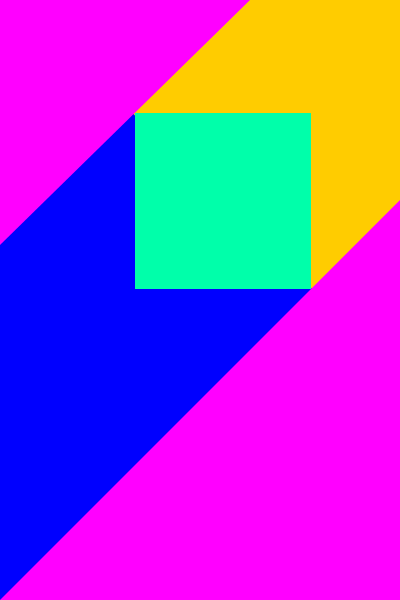
Frame 1 (no input)
Frame 60 (no input): identical to frame 1, image omitted
Frame 120 (the mouse pressed at the canvas centre since frame 60): identical to frame 1, image omitted

The p5.js sketch that drew this single still picture (run headless with seeded random() and noise() and a simulated clock; from frame 60 on, the mouse is pressed at the canvas centre):

// p5.js sketch
// ── sketch.js
function setup() {
 createCanvas(400, 600);}

function draw() {
  background(color(0, 0, 255));
  
    var c = color(255, 204, 0);  
fill(c);  
noStroke(); 
  triangle(17, 0, 400, 0, 400, 375);
  
var c = color('magenta');  
fill(c);  
noStroke(); 
triangle(0, 0, 0, 245, 250, 0);
  
var c = color('magenta');  
fill(c);  
noStroke(); 
triangle(0, 600, 600, 600, 600, 0);

var c = color('hsl(160, 100%, 50%)');  
fill(c);
noStroke();  
rect(135, 113, 176, 176);
  
  
}
